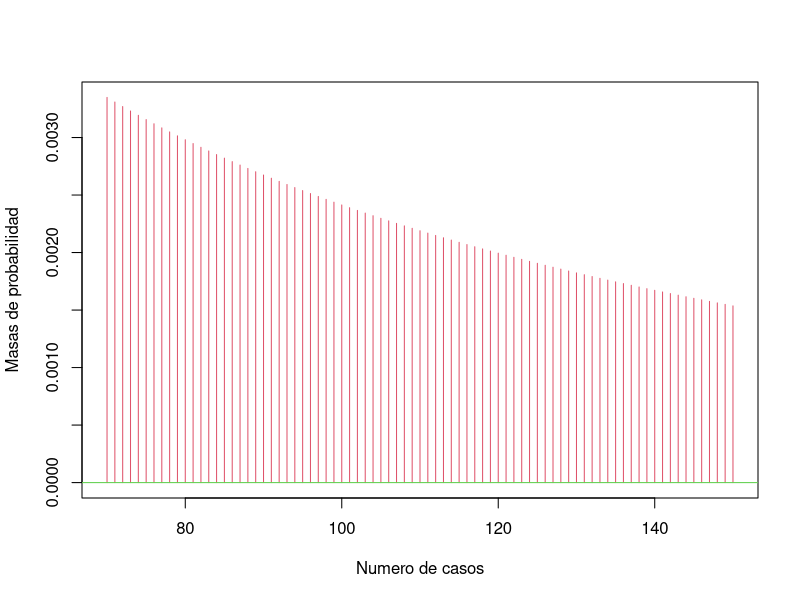

This chart was generated by the following R code:
## ---- chunk 1
knitr::opts_chunk$set(echo = TRUE)
## ---- chunk 2
BinNeg.Plot <- function(mu, n , p, a=NA,b=NA,calcProb=(!is.na(a) | !is.na(b)),quantile=NA,calcQuant=!is.na(quantile))
{
  # Poisson
  sd = sqrt(mu)
  low = max(0, round(mu - 3 * sd))
  high = round(mu + 5 * sd)
  values = low:high
  probs = dnbinom(values, n, p, mu, log= FALSE)
  plot(c(low,high), c(0,max(probs)), type = "n", 
       xlab = "Numero de casos",
       ylab = "Masas de probabilidad",
       main = "")
  lines(values, probs, type = "h", col = 2)
  abline(h=0,col=3)
  if(calcProb) {
    if(is.na(a)){ a = 0 }
    if(is.na(b)){
      a = round(a)
      prob = 1-pnbinom(a-1,n,p,mu, lower.trail = TRUE, log.p = FALSE)
      title(paste("P(",a," <= Y ) = ",round(prob,6),sep=""),line=0,col.main=4)
      u = seq(max(c(a,low)),high,by=1)
    }
    else {
      if(a > b) {d = a; a = b; b = d;}
      a = round(a); b = round(b)
      prob = pnbinom(b,n,mu, lower.tail = TRUE, log.p = FALSE) - pnbinom(a-1,n,mu,lower.tail = TRUE, log.p = FALSE )
      title(paste("P(",a," <= N <= ",b,") = ",round(prob,6),sep=""),line=0,col.main=4)
      u = seq(max(c(a,low)),min(c(b,high)),by=1)
    }
    v = dnbinom(u,n,p, mu ,log = FALSE)
    lines(u,v,type="h",col=4)
  }
  else if(calcQuant==T) {
    if(quantile < 0 || quantile > 1)
      stop("El cuantil debe estar entre 0 y 1")
    x = qnbinom(quantile,n,p,mu, lower.tail = TRUE, log.p = FALSE )
    title(paste("",quantile," quantile = ",x,sep=""),line=0,col.main=4)
    u = 0:x
    v = dnbinom(u,n,p,mu, log = FALSE)
    lines(u,v,type="h",col=4)
  }
  return(invisible())
}
## ---- chunk 3
BinNeg.Plot(100,0.5)
